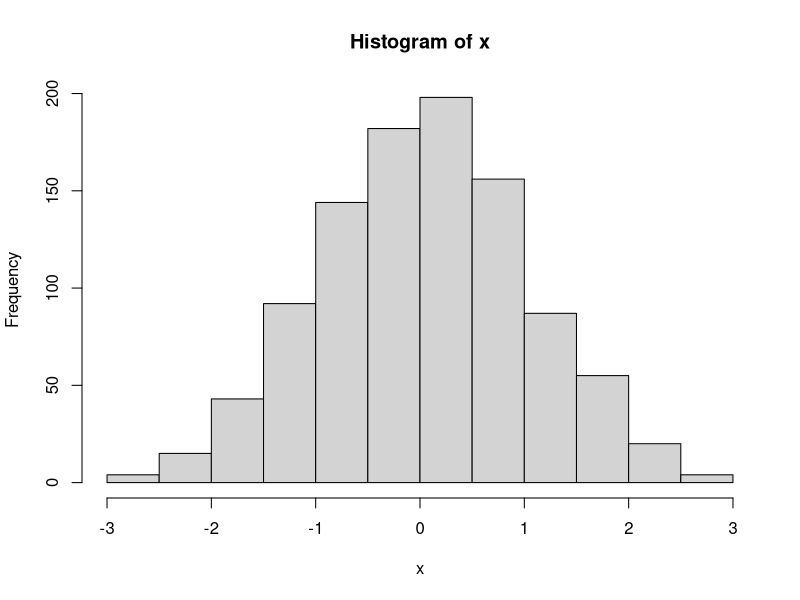

The R source for this figure:
## ---- chunk 1
knitr::opts_chunk$set(echo = FALSE, message = FALSE, warning = FALSE)
## ---- chunk 2
set.seed(3232)
x  <- rnorm(n = 1000)
## ---- chunk 3

hist(x)

## ---- chunk 4
# first run
rnorm(n = 10)

# second run
rnorm(n = 10)
## ---- chunk 5
# set the seed so we can reproduce the results
set.seed(43422) # note: the number 43422 was picked arbitrarily

# first run - generate 10 random numbers
rnorm(10)

# second run - generate another 10 random numbers
rnorm(10) # the results are different

# "reset" the seed so we can regenerate the numbers from the first run
set.seed(43422)

# third run - same results as the first run!
rnorm(10)

## ---- chunk 6
rbinom(n = 10, size = 1, prob = 0.5)
## ---- chunk 7
simplerandomization_data <- data.frame(study_id = 1:1000, treatment_assignment = rbinom(n = 1000, size = 1, prob = 0.5), randomized = rep(FALSE, 1000))

head(simplerandomization_data)
## ---- chunk 8

# define our blocks and put them into a list
block_1  <- c(0, 0, 1, 1)
block_2  <- c(0, 1, 0, 1)
block_3  <- c(1, 0, 0, 1)
block_4  <- c(0, 1, 1, 0)
block_5  <- c(1, 0, 1, 0)
block_6  <- c(1, 1, 0, 0)

block_list  <- list(block_1, block_2, block_3, block_4, block_5, block_6)

# create 1000 randomized treatment assignments by 
# randomly sampling one of the six blocks 250 times.
# note that because block_list is a list, the output from 
# sample will also be a list

tx_assignments_list <- sample(block_list, size = 250, replace = TRUE)

# unlist to get a numeric vector of treatment assignments

tx_assignments <- unlist(tx_assignments_list)

blockrandomization_dataset <- data.frame(sample_id = 1:1000, 
					 treatment_assignment = tx_assignments)


head(blockrandomization_dataset)
## ---- chunk 9

# do block randomization using blocks of size 4
# for each of the 4 strata, 
# using the block_list variable created earlier

tx_assignments_strata1  <- unlist(sample(block_list, size = 250, replace = TRUE))

tx_assignments_strata2  <- unlist(sample(block_list, size = 250, replace = TRUE))

tx_assignments_strata3  <- unlist(sample(block_list, size = 250, replace = TRUE))

tx_assignments_strata4  <- unlist(sample(block_list, size = 250, replace = TRUE))


# put them into a dataset with study ids as before.
# study ids have the form [number][letter] where
# the letters A-D are used to refer strata and 
# the numbers 1-1000 are used to refer to individuals
# within strata

id_strata1 <- paste0(1:1000, "A")
id_strata2 <- paste0(1:1000, "B")
id_strata3 <- paste0(1:1000, "C")
id_strata4 <- paste0(1:1000, "D")

stratifiedblock_dataset <- data.frame(study_id = c(id_strata1, id_strata2, id_strata3, id_strata4), strata = rep(c("A", "B", "C", "D"), each = 1000), treatment_assignment = c(tx_assignments_strata1, tx_assignments_strata2, tx_assignments_strata3, tx_assignments_strata4), randomized = FALSE)

# check out first 5 rows for each strata
stratifiedblock_dataset[c(1:5, 1001:1005, 2001:2005, 3001:3005), ]


